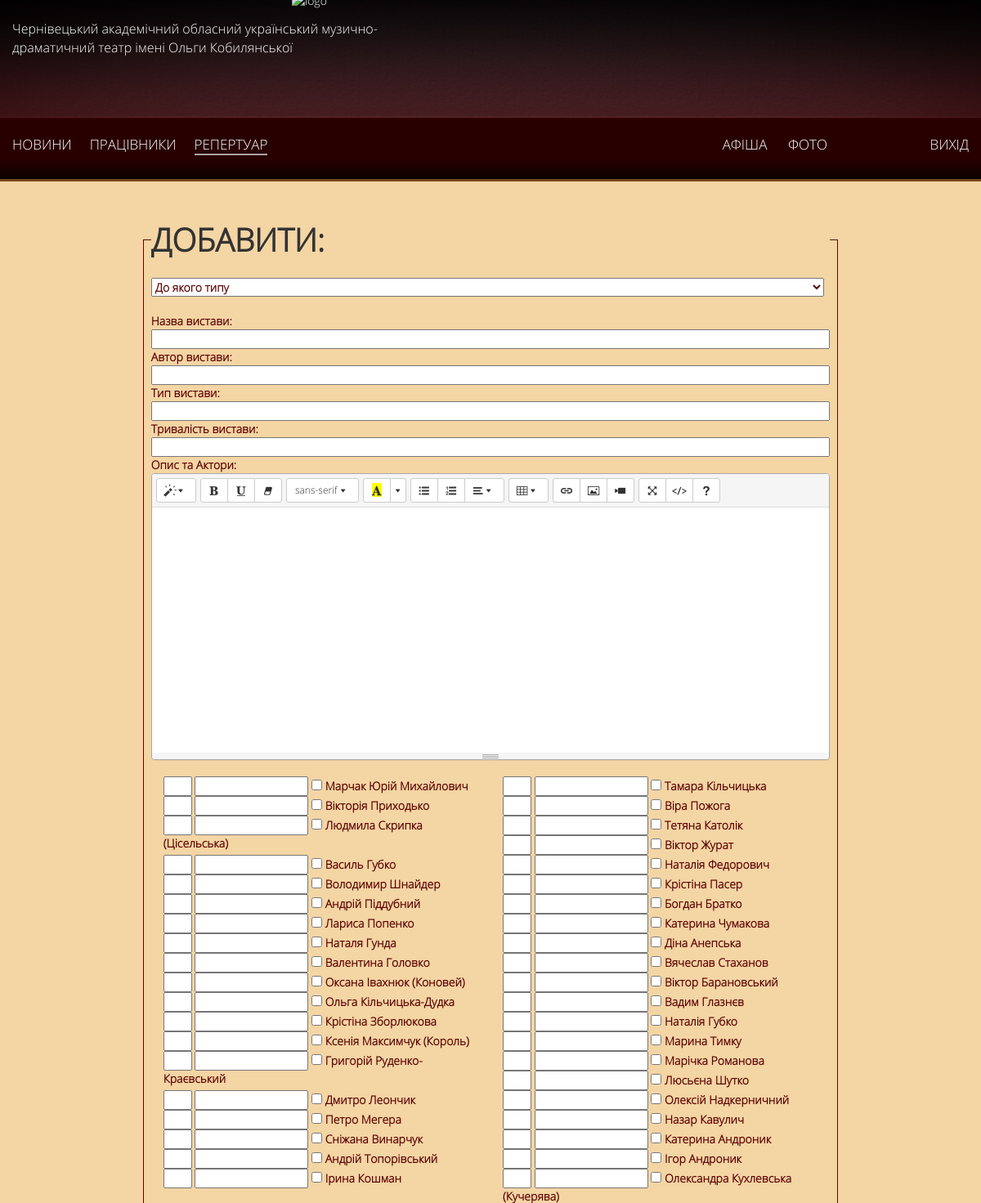
Page /pages/protected_rep.php (signed in, upper part) on the committed database.
### tables this page shows
CREATE TABLE IF NOT EXISTS `dt_actors` (
  `id` int(11) NOT NULL AUTO_INCREMENT,
  `name` text NOT NULL,
  `photo` text NOT NULL,
  `posada` text NOT NULL,
  `txt` text NOT NULL,
  `id_n` int(11) NOT NULL,
  `sort` int(11) NOT NULL,
  PRIMARY KEY (`id`)
);

### pages/protected_rep.php (the view, shortened to what this page needs)
<?php
include 'checkUser.php';
$result = $db1->query("SELECT * FROM dt_actors");
$actors = array();
$i = 0;
while ($row = $result->fetch()) {
  $actors[$i]['id'] = $row['id'];
  $actors[$i]['id_n'] = $row['id_n'];
  $actors[$i]['name'] = $row['name'];
  $i++;
}
?>
<section class="theatre parallax-window-news"
         data-parallax="scroll" data-image-src="/img/news/news-bg.jpg">
<div class="container">
  <div class="row">
    <fieldset>
      <legend><h2><b>Добавити:</b></h2></legend>
      <select name="por" id="por">
        <option>До якого типу</option>
      </select>
      <br>
      <br>
      <form name="send1" id="send1" action="">
        <p>Назва вистави:</p>
        <input type="text" id="nazva" name="nazva" style="width: 100%"/><br/>
        <p>Автор вистави:</p>
        <input type="text" id="avtor" name="avtor" style="width: 100%"/><br/>
        <p>Тип вистави:</p>
        <input type="text" id="tip" name="tip" style="width: 100%"/><br/>
        <p>Тривалість вистави:</p>
        <input type="text" id="times" name="times" style="width: 100%"/><br/>
        <p>Опис та Актори:</p>
      </form>
      <div class="container">
        <div class="row">
          <form id='myform' method='post'>
            <?php foreach ($actors as $actor): ?>
              <div class='col-md-6 col-sm-6' style='font-size: 14px'>
                <input type='text' size='2' id='sorting'>
                <input type='text' size='15' class='role'
                       id='<?php echo $actor['id']; ?>'>
                <input alt='<?php echo $actor['id_n']; ?>' name='checkbox'
                       id='<?php echo $actor['id']; ?>' class='my-checkbox'
                       type='checkbox'>
                  <?php echo $actor['name']; ?>
              </div>
            <?php endforeach; ?>
          </form>
        </div>
      </div>
    </fieldset>
  </div>
</div>
</section>
<?php include 'footerAdmin.php' ?>

### main.css (style rules this page uses)
body { background-color: #000; color: #fff; font-family: "OpenSansLight", sans-serif, arial; font-size: 14px; }
p { margin: 0; }
h2 { margin: 0; text-transform: uppercase; font-size: 39px; }
div { display: block; }
.container { max-width: 1230px; width: 100%; height: auto; position: relative; }
header, section, article, footer { width: 100%; min-height: 100px; height: auto; }
section.theatre { min-height: 600px; height: 100%; background-repeat: no-repeat; background-size: cover; background-position: center top; border-top: 3px #78481D solid; position: relative; }
section.theatre:before { content: ""; width: 100%; height: 100%; position: absolute; top: 0; left: 0; background-color: rgba(254, 216, 154, 0.8); z-index: -1; }

### slider.css (style rules this page uses)
* { margin: 0; padding: 0; }
body { background: #ccc; }
.container { padding-bottom: 50px; }

### admin.css (style rules this page uses)
body fieldset { color: #5e0505; font-weight: bold; }
fieldset { margin: 50px auto; width: 850px; border: 1px solid #5e0505; }
select { width: 823px; }

### rows in the picture
dt_actors: name "Марчак Юрій Михайлович"
dt_actors: name "Тамара Кільчицька"
dt_actors: name "Вікторія Приходько"
dt_actors: name "Віра Пожога"
dt_actors: name "Людмила Скрипка (Цісельська)"
dt_actors: name "Тетяна Католік"
dt_actors: name "Віктор Журат"
dt_actors: name "Василь Губко"
dt_actors: name "Наталія Федорович"
dt_actors: name "Володимир Шнайдер"
dt_actors: name "Крістіна Пасер"
dt_actors: name "Андрій Піддубний"
dt_actors: name "Богдан Братко"
dt_actors: name "Лариса Попенко"
dt_actors: name "Катерина Чумакова"
dt_actors: name "Наталя Гунда"
dt_actors: name "Діна Анепська"
dt_actors: name "Валентина Головко"
dt_actors: name "Вячеслав Стаханов"
dt_actors: name "Оксана Івахнюк (Коновей)"
dt_actors: name "Віктор Барановський"
dt_actors: name "Ольга Кільчицька-Дудка"
dt_actors: name "Вадим Глазнєв"
dt_actors: name "Крістіна Зборлюкова"
dt_actors: name "Наталія Губко"
dt_actors: name "Ксенія Максимчук (Король)"
dt_actors: name "Марина Тимку"
dt_actors: name "Григорій Руденко-Краєвський"
dt_actors: name "Марічка Романова"
dt_actors: name "Люсьєна Шутко"
dt_actors: name "Дмитро Леончик"
dt_actors: name "Олексій Надкерничний"
dt_actors: name "Петро Мегера"
dt_actors: name "Назар Кавулич"
dt_actors: name "Сніжана Винарчук"
dt_actors: name "Катерина Андроник"
dt_actors: name "Андрій Топорівський"
dt_actors: name "Ігор Андроник"
dt_actors: name "Ірина Кошман"
dt_actors: name "Олександра Кухлевська (Кучерява)"
